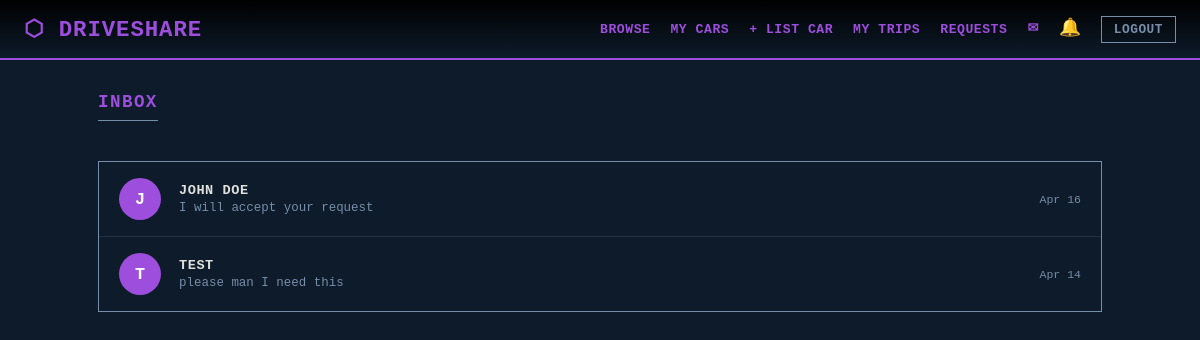
Page /messages (signed in) on the committed database.
### models.py (models this page shows, shortened)
class Message(db.Model):
    __tablename__ = "messages"
    id          = db.Column(db.Integer, primary_key=True)
    sender_id   = db.Column(db.Integer, db.ForeignKey("users.id"), nullable=False)
    receiver_id = db.Column(db.Integer, db.ForeignKey("users.id"), nullable=False)
    body        = db.Column(db.Text,    nullable=False)
    is_read     = db.Column(db.Boolean, default=False)
    created_at  = db.Column(db.DateTime, default=datetime.utcnow)

class User(UserMixin, db.Model):
    __tablename__ = "users"
    id            = db.Column(db.Integer, primary_key=True)
    email         = db.Column(db.String(120), unique=True, nullable=False)
    password_hash = db.Column(db.String(256), nullable=False)
    name          = db.Column(db.String(100), nullable=False)
    created_at    = db.Column(db.DateTime, default=datetime.utcnow)
    security_q1 = db.Column(db.String(200), nullable=False)
    security_a1 = db.Column(db.String(200), nullable=False)
    security_q2 = db.Column(db.String(200), nullable=False)
    security_a2 = db.Column(db.String(200), nullable=False)
    security_q3 = db.Column(db.String(200), nullable=False)
    security_a3 = db.Column(db.String(200), nullable=False)
    cars          = db.relationship("Car",          backref="owner",    lazy=True)
    bookings      = db.relationship("Booking",      backref="renter",   lazy=True)
    sent_messages = db.relationship("Message",      foreign_keys="Message.sender_id",   backref="sender",   lazy=True)
    recv_messages = db.relationship("Message",      foreign_keys="Message.receiver_id", backref="receiver", lazy=True)
    notifications = db.relationship("Notification", backref="user",     lazy=True)
    watchlist     = db.relationship("Watchlist",    backref="renter",   lazy=True)

### routes/messages.py (the view)
@messages_bp.route("/messages")
@login_required
def inbox():
    msgs = (
        Message.query
        .filter_by(receiver_id=current_user.id)
        .order_by(Message.created_at.desc())
        .all()
    )
    return render_template("messages/inbox.html", messages=msgs)

### templates/messages/inbox.html (shortened to what this page needs)
{% extends "base.html" %}
{% block content %}
<div class="page-header">
  <h1>Inbox</h1>
</div>
{% if messages %}
<div class="inbox-list">
  {% set seen_senders = [] %}
  {% for msg in messages %}
    {% if msg.sender_id not in seen_senders %}
      {% set _ = seen_senders.append(msg.sender_id) %}
      <a class="inbox-item {% if not msg.is_read %}unread{% endif %}"
         href="{{ url_for('messages.conversation', other_id=msg.sender_id) }}">
        <div class="inbox-avatar">{{ msg.sender.name[0] | upper }}</div>
        <div class="inbox-body">
          <div class="inbox-name">{{ msg.sender.name }}</div>
          <div class="inbox-preview">{{ msg.body[:80] }}{% if msg.body|length > 80 %}...{% endif %}</div>
        </div>
        <div class="inbox-time">{{ msg.created_at.strftime('%b %d') }}</div>
      </a>
    {% endif %}
  {% endfor %}
</div>
{% else %}
<div class="empty-state">
  <div class="empty-icon">✉️</div>
  <h3>No messages yet</h3>
  <p>Start a conversation from any car listing page.</p>
</div>
{% endif %}
{% endblock %}

### static/css/style.css (style rules this page uses)
:root { --primary-color: #0d1b2a; --secondary-color: #1b263b; --text-color: #e0e1dd; --border-color: #778da9; --accent-color: #9d4edd; --spacing: 1.5rem; --pending-bg: #2e2510; --pending-fg: #e8a619; --confirmed-bg: #0f2233; --confirmed-fg: #4fa3e0; --paid-bg: #1a3a2a; --paid-fg: #4caf82; --cancelled-bg: #2e1010; --cancelled-fg: #e05555; --muted-bg: #111; --muted-fg: #556677; }
*, *::before, *::after { box-sizing: border-box; margin: 0; padding: 0; }
body { font-family: 'Courier New', Courier, monospace; background-color: var(--primary-color); color: var(--text-color); min-height: 100vh; }
main h2, .page-header h1 { font-size: 1.1rem; text-transform: uppercase; letter-spacing: 0.08em; color: var(--accent-color); margin-bottom: 1rem; border-bottom: 1px solid var(--border-color); padding-bottom: 0.5rem; }
.page-header { display: flex; justify-content: space-between; align-items: center; margin-bottom: var(--spacing); }
.inbox-list { display: flex; flex-direction: column; border: 1px solid var(--border-color); overflow: hidden; }
.inbox-item { display: grid; grid-template-columns: 48px 1fr auto; gap: 0.75rem; align-items: center; padding: 1rem 1.25rem; text-decoration: none; color: var(--text-color); border-bottom: 1px solid rgba(119, 141, 169, 0.2); transition: background 0.15s; }
.inbox-item:last-child { border-bottom: none; }
.inbox-avatar { width: 42px; height: 42px; border-radius: 50%; background: var(--accent-color); color: #fff; font-weight: bold; font-size: 1.05rem; display: flex; align-items: center; justify-content: center; }
.inbox-name { font-weight: bold; font-size: 0.85rem; text-transform: uppercase; letter-spacing: 0.04em; }
.inbox-preview { font-size: 0.78rem; color: var(--border-color); margin-top: 0.15rem; }
.inbox-time { font-size: 0.72rem; color: var(--border-color); }

### rows in the picture
Message: sender "J", sender.name "JOHN DOE", body "I will accept your request", created_at "Apr 16"
Message: sender "T", sender.name "TEST", body "please man I need this", created_at "Apr 14"
